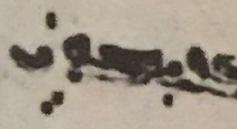
#> input picture msocr/data/sessions/2a02cee6/crops/line_003.jpg, 237 x 129 px; its folder holds only this picture in this run
$ python -i sauvola.py   (imports and definitions only)
#> lines starting #> are read from the running program, lines starting #| are printed output that depends on the picture; after the words box and inside, x2 and y2 are one past the last pixel; in counts of white or black regions, pixels touching at a corner belong together
#> further down, picture is the input picture: shape (129, 237, 3); mean B, G, R 137.5, 151.6, 162.3
"""Sauvola-based preprocessing for Payne-Smith pipeline."""

from __future__ import annotations

from pathlib import Path
from typing import Dict

import cv2
import numpy as np
from skimage import filters


def _deskew(image: np.ndarray) -> np.ndarray:
    gray = image if image.ndim == 2 else cv2.cvtColor(image, cv2.COLOR_BGR2GRAY)
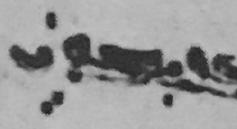
#> gray: shape (129, 237); min 27, max 196, mean 153.3
    edges = cv2.Canny(gray, 50, 150, apertureSize=3)
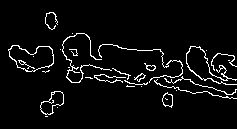
#> edges: shape (129, 237); 5% white in thin lines or dots, all inside (x1, y1, x2, y2) = (8, 12, 237, 117)
    lines = cv2.HoughLinesP(edges, 1, np.pi / 180, 100, minLineLength=100, maxLineGap=10)
#> lines = None
    if lines is None:
        return image
    angles = []
    for line in lines:
        x1, y1, x2, y2 = line[0]
        angle = np.degrees(np.arctan2(y2 - y1, x2 - x1))
        angles.append(angle)
    if not angles:
        return image
    median_angle = np.median(angles)
    h, w = image.shape[:2]
    center = (w // 2, h // 2)
    rot = cv2.getRotationMatrix2D(center, median_angle, 1.0)
    return cv2.warpAffine(image, rot, (w, h), flags=cv2.INTER_CUBIC, borderMode=cv2.BORDER_REPLICATE)


def preprocess_directory(input_dir: Path, output_dir: Path, cfg: Dict) -> int:
    output_dir.mkdir(parents=True, exist_ok=True)
    count = 0
    for image_path in input_dir.rglob("*.png"):
        img = cv2.imread(str(image_path), cv2.IMREAD_GRAYSCALE)
        if img is None:
            continue
        if cfg.get("deskew", True):
            img = _deskew(img)
        if cfg.get("denoise", True):
            img = cv2.fastNlMeansDenoising(img, None, 10, 7, 21)
        window = int(cfg.get("sauvola_window", 31))
        k = float(cfg.get("sauvola_k", 0.15))
        thresh = filters.threshold_sauvola(img, window_size=window, k=k)
        binary = (img > thresh).astype(np.uint8) * 255
        out_path = output_dir / image_path.name
        cv2.imwrite(str(out_path), binary)
        count += 1
    return count

>>> import cv2
>>> picture = cv2.imread('../data/sessions/2a02cee6/crops/line_003.jpg')
>>> result = _deskew(picture)

$ run again, on msocr/data/sessions/2a02cee6/crops/line_004.jpg
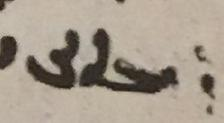
#> input picture msocr/data/sessions/2a02cee6/crops/line_004.jpg, 224 x 123 px
#> picture is the input picture: shape (123, 224, 3); mean B, G, R 140.1, 154.3, 165.8
#> in _deskew, `edges = cv2.Canny(gray, 50, 150, apertureSize=3)`:
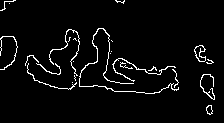
#> edges: shape (123, 224); 4.1% white in thin lines or dots, all inside (x1, y1, x2, y2) = (0, 0, 215, 115)
#> lines = None

$ run again, on msocr/data/sessions/2a02cee6/crops/line_006.jpg
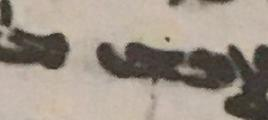
#> input picture msocr/data/sessions/2a02cee6/crops/line_006.jpg, 268 x 120 px
#> picture is the input picture: shape (120, 268, 3); mean B, G, R 135.3, 146.8, 157.7
#> in _deskew, `gray = image if image.ndim == 2 else cv2.cvtColor(image, cv2.COLOR_BGR..`:
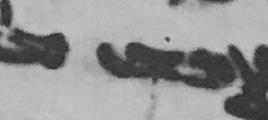
#> gray: shape (120, 268); min 38, max 199, mean 148.8
#> in _deskew, `edges = cv2.Canny(gray, 50, 150, apertureSize=3)`:
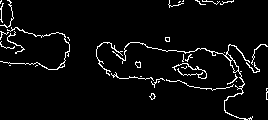
#> edges: shape (120, 268); 4.4% white in thin lines or dots
#> lines = None

$ run again, on msocr/data/sessions/2a02cee6/crops/line_007.jpg
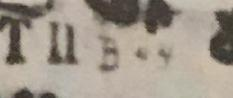
#> input picture msocr/data/sessions/2a02cee6/crops/line_007.jpg, 233 x 98 px
#> picture is the input picture: shape (98, 233, 3); mean B, G, R 138.5, 150.4, 160
#> in _deskew, `gray = image if image.ndim == 2 else cv2.cvtColor(image, cv2.COLOR_BGR..`:
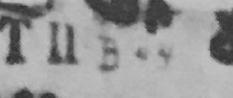
#> gray: shape (98, 233); min 45, max 200, mean 152
#> in _deskew, `edges = cv2.Canny(gray, 50, 150, apertureSize=3)`:
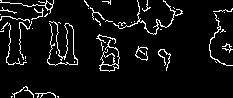
#> edges: shape (98, 233); 6.4% white in thin lines or dots
#> lines = None
